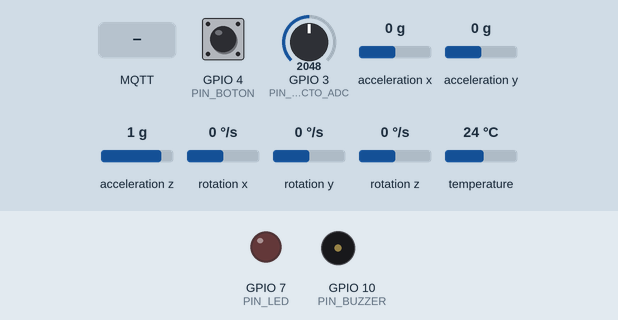
Simulated run of this program. Board: ESP32-C3. On the bench: output pins drawn as LEDs (lit = HIGH), buzzer (waves = sounding). The test bench sets the inputs (shaded band); at power-on: GPIO 4 (PIN_BOTON) HIGH, acceleration x 0 g, GPIO 3 (PIN_CONTACTO_ADC) = 2048, acceleration y 0 g, acceleration z 1 g, rotation x 0 °/s, rotation y 0 °/s, rotation z 0 °/s, temperature 24 °C (analog values on the 0–4095 scale). WiFi joins after 1.5 s; servers stay silent unless stated; no MQTT or app messages arrive unless stated; what the program prints to the serial monitor is not drawn.

Above: at 1.4 s.
1.5 s: GPIO 4 (PIN_BOTON) pulled LOW for 0.15 s
4.6 s: acceleration x set to -0.6 g
6.9 s: acceleration x set to -0.9 g
At 7.6 s:
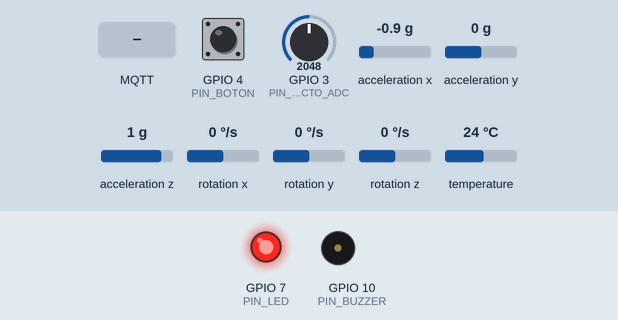
8.4 s: MQTT message "PANIC" arrives on the first subscribed topic
At 9.1 s:
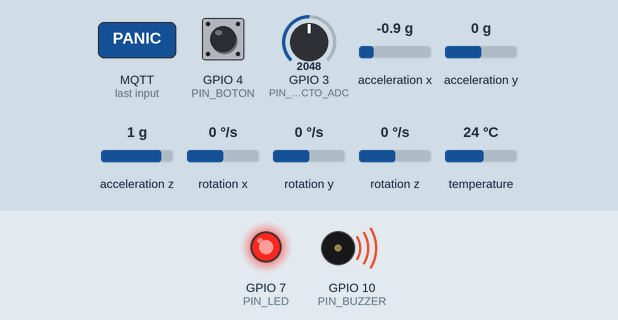
9.9 s: GPIO 4 (PIN_BOTON) pulled LOW for 1 s
At 11.2 s:
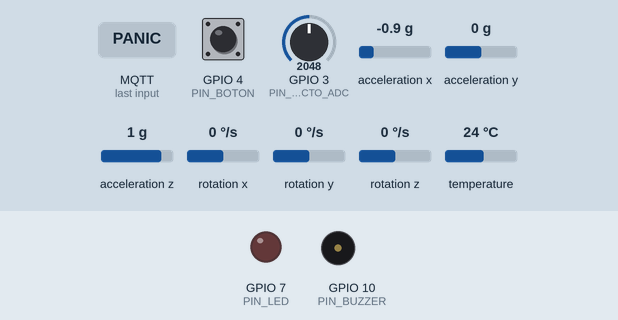
12.4 s: MQTT message "ARM" arrives on the first subscribed topic
Timing chart, 0 to 14.9 s (numbered marks = the images above; inputs shaded):
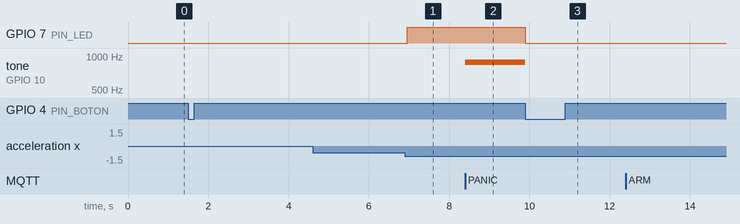

The program:

main.cpp
```cpp
/**
 * main.cpp  -  Dispositivo IoT Antirrobos (ESP32-C3)
 * -----------------------------------------------------------------------------
 * Sistema embebido que protege un equipaje personal. Vigila golpes (MPU6050) y
 * la apertura del cierre (sensor de contacto/magnetico), y reacciona con un LED
 * y un buzzer segun una maquina de estados (ver AlarmFSM.h y el diagrama).
 *
 * Se comunica por WiFi/MQTT con un broker local (Mosquitto) que a su vez alimenta
 * Node-RED (tablero + historial) y Telegraf/InfluxDB (series de tiempo). Desde la
 * app Android se envian comandos (alarma/comando) y se reciben estado/eventos.
 *
 * Arquitectura de software:
 *   - Patron Maquina de Estados (AlarmFSM, C++ puro y testeado aparte).
 *   - FreeRTOS con 3 tareas + 1 timer de software (sin funciones bloqueantes):
 *       * tareaSensores : lee MPU6050 y contacto, genera eventos, publica acel.
 *       * tareaControl  : consume eventos, corre la FSM y maneja los actuadores.
 *       * tareaRed      : mantiene WiFi/MQTT y traduce comandos a eventos.
 *   - Cola de eventos (xQueue) para comunicar las tareas de forma segura.
 *   - Interrupcion + antirrebote por software para el pulsador.
 *   - Timer de FreeRTOS para la ventana de la ADVERTENCIA (no se usa delay()).
 * -----------------------------------------------------------------------------
 */
#include <Arduino.h>
#include <Wire.h>
#include <WiFi.h>
#include <PubSubClient.h>
#include <ArduinoJson.h>
#include <Adafruit_MPU6050.h>
#include <Adafruit_Sensor.h>

#include "config.h"
#include "AlarmFSM.h"

// ---------------------------------------------------------------------------
// Tipos de evento internos (lo que viaja por la cola hacia la tarea de control)
// ---------------------------------------------------------------------------
// Se distinguen de los Evento de la FSM porque algunos dependen del contexto
// (p. ej. el boton: en APAGADO significa PRENDER y en cualquier otro estado,
// APAGAR). La traduccion final a Evento de la FSM la hace la tarea de control.
enum class EventoInterno : uint8_t {
    BOTON,        // Pulsador fisico (toggle armar/desarmar)
    MOVIMIENTO,   // Golpe detectado por el acelerometro
    MAGNETICO,    // Apertura detectada por el sensor de contacto
    TIMEOUT_MOV,  // Vencio la ventana de advertencia
    CMD_ARMAR,    // Comando remoto: armar
    CMD_DESARMAR, // Comando remoto: desarmar
    CMD_PANICO    // Comando remoto: disparar alarma inmediata
};

// ---------------------------------------------------------------------------
// Objetos globales
// ---------------------------------------------------------------------------
static AlarmFSM           fsm;
static Adafruit_MPU6050   mpu;
static WiFiClient         wifiClient;
static PubSubClient       mqtt(wifiClient);

static QueueHandle_t      colaEventos = nullptr;   // EventoInterno
static TimerHandle_t      timerAdvertencia = nullptr;

// Modulo de aceleracion de reposo, capturado al armar (estado ACTIVO).
static volatile float     acelReferencia = 0.0f;
static bool               mpuDisponible  = false;

// Antirrebote del pulsador (se actualiza en la ISR y se consulta en la ISR).
static volatile uint32_t  ultimoFlancoBotonMs = 0;

// ---------------------------------------------------------------------------
// Utilidades de actuadores
// ---------------------------------------------------------------------------
static void buzzerEncender() {
    ledcWriteTone(BUZZER_CANAL_LEDC, BUZZER_FREC_ALARMA);
}
static void buzzerApagar() {
    ledcWriteTone(BUZZER_CANAL_LEDC, 0);
    ledcWrite(BUZZER_CANAL_LEDC, 0);
}
static void ledEncender() { digitalWrite(PIN_LED, HIGH); }
static void ledApagar()   { digitalWrite(PIN_LED, LOW); }

// ---------------------------------------------------------------------------
// Publicaciones MQTT
// ---------------------------------------------------------------------------
static void publicarEstado(Estado estado) {
    // JSON compatible con telegraf.conf (json_string_fields = estado, modo).
    // ArduinoJson v7: se usa JsonDocument (StaticJsonDocument quedo obsoleto).
    JsonDocument doc;
    doc["estado"] = nombreEstado(estado);
    // "modo" resume si el sistema esta armado y en que nivel de vigilancia.
    const char* modo = "DESARMADO";
    if (estado == Estado::ACTIVO)      modo = "ARMADO";
    else if (estado == Estado::ADVERTENCIA) modo = "VIGILANDO";
    else if (estado == Estado::ALERTADO)    modo = "ALARMA";
    doc["modo"] = modo;
    doc["codigo"] = static_cast<int>(estado);
    char buffer[128];
    size_t n = serializeJson(doc, buffer);
    mqtt.publish(TOPIC_ESTADO, reinterpret_cast<const uint8_t*>(buffer), n, true /*retain*/);
}

static void publicarEvento(const char* evento, const char* detalle) {
    JsonDocument doc;
    doc["evento"]  = evento;
    doc["detalle"] = detalle;
    char buffer[128];
    size_t n = serializeJson(doc, buffer);
    mqtt.publish(TOPIC_EVENTO, reinterpret_cast<const uint8_t*>(buffer), n);
}

static void publicarAcel(float magnitud, float x, float y, float z) {
    JsonDocument doc;
    doc["magnitud"]   = magnitud;
    doc["x"] = x; doc["y"] = y; doc["z"] = z;
    doc["referencia"] = acelReferencia;
    char buffer[160];
    size_t n = serializeJson(doc, buffer);
    mqtt.publish(TOPIC_ACEL, reinterpret_cast<const uint8_t*>(buffer), n);
}

// ---------------------------------------------------------------------------
// ISR del pulsador: solo aplica antirrebote y encola el evento BOTON.
// ---------------------------------------------------------------------------
static void IRAM_ATTR isrBoton() {
    uint32_t ahora = millis();
    if (ahora - ultimoFlancoBotonMs < ANTIRREBOTE_BOTON_MS) return; // rebote
    ultimoFlancoBotonMs = ahora;
    EventoInterno ev = EventoInterno::BOTON;
    BaseType_t hpw = pdFALSE;
    xQueueSendFromISR(colaEventos, &ev, &hpw);
    if (hpw == pdTRUE) portYIELD_FROM_ISR();
}

// ---------------------------------------------------------------------------
// Callback del timer de ADVERTENCIA: encola el TIMEOUT.
// ---------------------------------------------------------------------------
static void onTimerAdvertencia(TimerHandle_t) {
    EventoInterno ev = EventoInterno::TIMEOUT_MOV;
    xQueueSend(colaEventos, &ev, 0);
}

// ---------------------------------------------------------------------------
// Aplica las acciones fisicas asociadas a ENTRAR a un estado.
// ---------------------------------------------------------------------------
static void aplicarAccionesDeEstado(Estado estado) {
    switch (estado) {
        case Estado::APAGADO:
            ledApagar(); buzzerApagar();
            xTimerStop(timerAdvertencia, 0);
            break;
        case Estado::ACTIVO:
            ledApagar(); buzzerApagar();
            xTimerStop(timerAdvertencia, 0);
            // Se recalibra la referencia de reposo en la proxima lectura.
            acelReferencia = 0.0f;
            break;
        case Estado::ADVERTENCIA:
            ledEncender(); buzzerApagar();
            // Arranca/reinicia la ventana de alta vigilancia (timer de FreeRTOS).
            xTimerChangePeriod(timerAdvertencia, pdMS_TO_TICKS(VENTANA_ADVERTENCIA_MS), 0);
            xTimerStart(timerAdvertencia, 0);
            break;
        case Estado::ALERTADO:
            ledEncender(); buzzerEncender();
            xTimerStop(timerAdvertencia, 0);
            break;
    }
}

// ---------------------------------------------------------------------------
// Callback de MQTT: traduce comandos entrantes a eventos internos.
// Acepta texto plano ("ARM","DISARM","PANIC") o JSON {"cmd":"ARM"}.
// ---------------------------------------------------------------------------
static void onMensajeMqtt(char* topic, byte* payload, unsigned int length) {
    if (String(topic) != TOPIC_COMANDO) return;

    char buf[64];
    unsigned int n = length < sizeof(buf) - 1 ? length : sizeof(buf) - 1;
    memcpy(buf, payload, n);
    buf[n] = '\0';

    String cmd = String(buf);
    cmd.trim();
    // Si viene como JSON, extraer el campo "cmd".
    if (cmd.startsWith("{")) {
        JsonDocument doc;
        if (deserializeJson(doc, buf) == DeserializationError::Ok) {
            cmd = String((const char*)(doc["cmd"] | ""));
        }
    }
    cmd.toUpperCase();

    EventoInterno ev;
    bool valido = true;
    if (cmd == "ARM" || cmd == "ARMAR")          ev = EventoInterno::CMD_ARMAR;
    else if (cmd == "DISARM" || cmd == "DESARMAR") ev = EventoInterno::CMD_DESARMAR;
    else if (cmd == "PANIC" || cmd == "PANICO")    ev = EventoInterno::CMD_PANICO;
    else valido = false;

    if (valido) xQueueSend(colaEventos, &ev, 0);
}

// ---------------------------------------------------------------------------
// TAREA: sensores
// ---------------------------------------------------------------------------
static void tareaSensores(void*) {
    TickType_t ultimaTelemetria = 0;
    bool movimientoYaReportado = false;
    bool contactoYaReportado   = false;

    for (;;) {
        float magnitud = 0.0f, ax = 0.0f, ay = 0.0f, az = 0.0f;

        if (mpuDisponible) {
            sensors_event_t a, g, temp;
            mpu.getEvent(&a, &g, &temp);
            ax = a.acceleration.x; ay = a.acceleration.y; az = a.acceleration.z;
            magnitud = sqrtf(ax * ax + ay * ay + az * az);

            // Al armar, la referencia es 0: se toma la primera lectura como reposo.
            if (acelReferencia == 0.0f && magnitud > 0.0f) {
                acelReferencia = magnitud;
            }

            float desvio = fabsf(magnitud - acelReferencia);
            if (desvio > UMBRAL_MOVIMIENTO_MS2) {
                if (!movimientoYaReportado) {
                    EventoInterno ev = EventoInterno::MOVIMIENTO;
                    xQueueSend(colaEventos, &ev, 0);
                    movimientoYaReportado = true;
                }
            } else {
                movimientoYaReportado = false; // rearmar el flanco
            }
        }

        // Sensor de contacto/magnetico (ADC).
        int lecturaContacto = analogRead(PIN_CONTACTO_ADC);
        if (lecturaContacto > UMBRAL_CONTACTO_ADC) {
            if (!contactoYaReportado) {
                EventoInterno ev = EventoInterno::MAGNETICO;
                xQueueSend(colaEventos, &ev, 0);
                contactoYaReportado = true;
            }
        } else {
            contactoYaReportado = false;
        }

        // Telemetria periodica de aceleracion (no bloqueante).
        TickType_t ahora = xTaskGetTickCount();
        if (mqtt.connected() &&
            (ahora - ultimaTelemetria) >= pdMS_TO_TICKS(PERIODO_TELEMETRIA_MS)) {
            publicarAcel(magnitud, ax, ay, az);
            ultimaTelemetria = ahora;
        }

        vTaskDelay(pdMS_TO_TICKS(PERIODO_SENSORES_MS));
    }
}

// ---------------------------------------------------------------------------
// TAREA: control (corre la FSM)
// ---------------------------------------------------------------------------
static void tareaControl(void*) {
    EventoInterno ev;
    for (;;) {
        if (xQueueReceive(colaEventos, &ev, portMAX_DELAY) == pdTRUE) {
            Estado anterior = fsm.estado();
            Estado nuevo = anterior;
            const char* nombreEv = "";

            switch (ev) {
                case EventoInterno::BOTON:
                    // El boton arma si esta apagado; en cualquier otro caso, apaga.
                    nombreEv = "BOTON";
                    if (anterior == Estado::APAGADO) nuevo = fsm.procesar(Evento::PRENDER);
                    else                              nuevo = fsm.procesar(Evento::APAGAR);
                    break;
                case EventoInterno::CMD_ARMAR:
                    nombreEv = "CMD_ARMAR";
                    nuevo = fsm.procesar(Evento::PRENDER);
                    break;
                case EventoInterno::CMD_DESARMAR:
                    nombreEv = "CMD_DESARMAR";
                    nuevo = fsm.procesar(Evento::APAGAR);
                    break;
                case EventoInterno::CMD_PANICO:
                    // Panico: solo tiene sentido si el sistema esta armado.
                    nombreEv = "CMD_PANICO";
                    if (anterior != Estado::APAGADO) nuevo = fsm.procesar(Evento::MAGNETICO);
                    break;
                case EventoInterno::MOVIMIENTO:
                    nombreEv = "MOVIMIENTO";
                    nuevo = fsm.procesar(Evento::MOVIMIENTO);
                    break;
                case EventoInterno::MAGNETICO:
                    nombreEv = "MAGNETICO";
                    nuevo = fsm.procesar(Evento::MAGNETICO);
                    break;
                case EventoInterno::TIMEOUT_MOV:
                    nombreEv = "TIMEOUT_MOV";
                    nuevo = fsm.procesar(Evento::TIMEOUT_MOV);
                    break;
            }

            if (nuevo != anterior) {
                aplicarAccionesDeEstado(nuevo);
                publicarEstado(nuevo);
                publicarEvento(nombreEv, nombreEstado(nuevo));
                Serial.printf("[FSM] %s --%s--> %s\n",
                              nombreEstado(anterior), nombreEv, nombreEstado(nuevo));
            }
        }
    }
}

// ---------------------------------------------------------------------------
// Conexion WiFi / MQTT (no bloqueante: reintenta dentro de la tarea de red)
// ---------------------------------------------------------------------------
static void asegurarWiFi() {
    if (WiFi.status() == WL_CONNECTED) return;
    WiFi.mode(WIFI_STA);
    WiFi.begin(WIFI_SSID, WIFI_PASSWORD);
    Serial.print("[WiFi] Conectando");
    uint32_t inicio = millis();
    while (WiFi.status() != WL_CONNECTED && millis() - inicio < PERIODO_RECONEXION_MS) {
        vTaskDelay(pdMS_TO_TICKS(200));
        Serial.print(".");
    }
    if (WiFi.status() == WL_CONNECTED) {
        Serial.printf("\n[WiFi] Conectado. IP: %s\n", WiFi.localIP().toString().c_str());
    } else {
        Serial.println("\n[WiFi] Sin conexion, se reintentara.");
    }
}

static void asegurarMqtt() {
    if (mqtt.connected()) return;
    if (WiFi.status() != WL_CONNECTED) return;
    Serial.print("[MQTT] Conectando al broker... ");
    if (mqtt.connect(MQTT_CLIENT_ID, MQTT_USUARIO, MQTT_PASSWORD)) {
        Serial.println("OK");
        mqtt.subscribe(TOPIC_COMANDO);
        publicarEstado(fsm.estado()); // estado inicial al reconectar
    } else {
        Serial.printf("fallo, rc=%d\n", mqtt.state());
    }
}

// ---------------------------------------------------------------------------
// TAREA: red (WiFi + MQTT)
// ---------------------------------------------------------------------------
static void tareaRed(void*) {
    mqtt.setServer(MQTT_HOST, MQTT_PUERTO);
    mqtt.setCallback(onMensajeMqtt);
    TickType_t ultimoIntento = 0;

    for (;;) {
        if (!mqtt.connected()) {
            TickType_t ahora = xTaskGetTickCount();
            if ((ahora - ultimoIntento) >= pdMS_TO_TICKS(PERIODO_RECONEXION_MS)) {
                asegurarWiFi();
                asegurarMqtt();
                ultimoIntento = ahora;
            }
        } else {
            mqtt.loop(); // procesa entrantes/salientes y mantiene el keepalive
        }
        vTaskDelay(pdMS_TO_TICKS(10));
    }
}

// ---------------------------------------------------------------------------
// setup / loop
// ---------------------------------------------------------------------------
void setup() {
    Serial.begin(115200);
    delay(200); // breve espera para el monitor serie (solo en arranque)

    // Actuadores
    pinMode(PIN_LED, OUTPUT);
    ledApagar();
    ledcSetup(BUZZER_CANAL_LEDC, BUZZER_FREC_BASE_HZ, BUZZER_RESOLUCION);
    ledcAttachPin(PIN_BUZZER, BUZZER_CANAL_LEDC);
    buzzerApagar();

    // Pulsador con interrupcion por flanco de bajada
    pinMode(PIN_BOTON, INPUT_PULLUP);

    // ADC del sensor de contacto
    analogReadResolution(12); // 0..4095

    // I2C + MPU6050
    Wire.begin(PIN_I2C_SDA, PIN_I2C_SCL);
    mpuDisponible = mpu.begin(MPU6050_DIRECCION_I2C, &Wire);
    if (mpuDisponible) {
        mpu.setAccelerometerRange(MPU6050_RANGE_8_G);
        mpu.setGyroRange(MPU6050_RANGE_500_DEG);
        mpu.setFilterBandwidth(MPU6050_BAND_21_HZ);
        Serial.println("[MPU6050] Inicializado.");
    } else {
        Serial.println("[MPU6050] NO detectado (se continua sin acelerometro).");
    }

    // Infraestructura de FreeRTOS
    colaEventos = xQueueCreate(LARGO_COLA_EVENTOS, sizeof(EventoInterno));
    timerAdvertencia = xTimerCreate("advertencia",
                                    pdMS_TO_TICKS(VENTANA_ADVERTENCIA_MS),
                                    pdFALSE /*one-shot*/, nullptr, onTimerAdvertencia);

    attachInterrupt(digitalPinToInterrupt(PIN_BOTON), isrBoton, FALLING);

    // Tareas (ESP32-C3 es de un solo nucleo: se usa xTaskCreate sin afinidad)
    xTaskCreate(tareaRed,      "tareaRed",      STACK_TAREA_RED,      nullptr, PRIO_TAREA_RED,      nullptr);
    xTaskCreate(tareaSensores, "tareaSensores", STACK_TAREA_SENSORES, nullptr, PRIO_TAREA_SENSORES, nullptr);
    xTaskCreate(tareaControl,  "tareaControl",  STACK_TAREA_CONTROL,  nullptr, PRIO_TAREA_CONTROL,  nullptr);

    // Estado inicial coherente con los actuadores
    aplicarAccionesDeEstado(fsm.estado());
    Serial.println("[SISTEMA] Iniciado en estado APAGADO.");
}

void loop() {
    // Toda la logica vive en las tareas de FreeRTOS. El loop de Arduino queda
    // libre; se cede el CPU para no consumir ciclos inutilmente.
    vTaskDelay(pdMS_TO_TICKS(1000));
}
```

Source omitted: AlarmFSM.h (3132 bytes), AlarmFSM.cpp (2672 bytes), config.h (5669 bytes)

Measured:
- the behaviour switches between -0.7 and -0.8 g on acceleration x (found by bisection; images 0 and 1)
- after the input at 1.5 s, every drawn part: stays the same
- after the input at 4.6 s, every drawn part: stays the same
- after the input at 6.9 s, GPIO 7 (PIN_LED): LOW → HIGH after 0.06 s
- after the input at 8.4 s, tone on GPIO 10 (PIN_BUZZER): silent → 880 Hz at once
- after the input at 9.9 s, GPIO 7 (PIN_LED): HIGH → LOW at once; tone on GPIO 10 (PIN_BUZZER): 880 Hz → silent at once
- after the input at 12.4 s, every drawn part: stays the same
